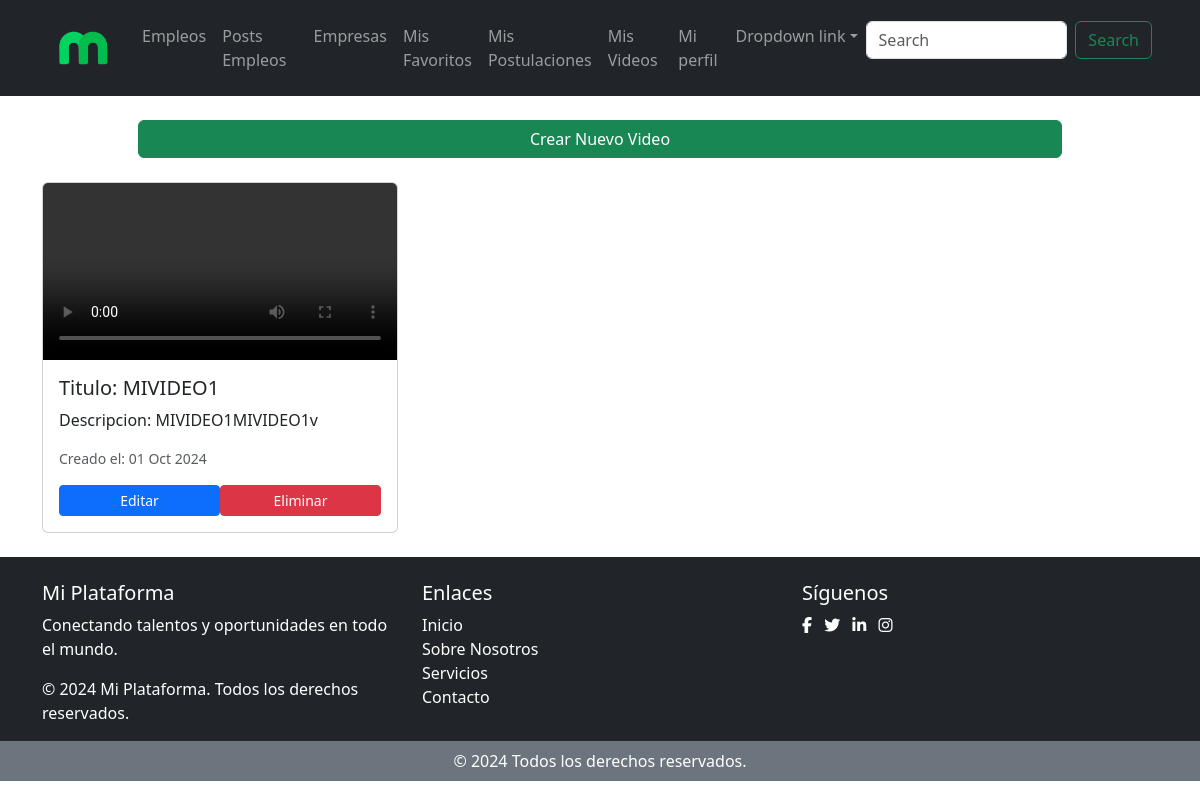
The page /mis-videos-posts (signed in) on the database its author committed.
### buscador_aspirante/models.py (models this page shows)
class Video_post(models.Model):
    aspirante = models.ForeignKey(Aspirante, on_delete=models.CASCADE)
    titulo = models.CharField(max_length=255)
    descripcion = models.TextField()
    fecha_creacion = models.DateTimeField(default=timezone.now)
    video_post = models.FileField(upload_to='videos_post_aspirante/')
    palabras_clave = models.TextField()

### buscador_aspirante/views.py (the view)
# urls.py: path('mis-videos-posts', views.mis_videos_posts, name='mis_videos_posts'),
def mis_videos_posts(request):
    aspirante = Aspirante.objects.get(usuario=request.user)
    videos = Video_post.objects.filter(aspirante=aspirante)
    return render(request, 'mis_videos_posts.html', {'videos': videos})

### buscador_aspirante/templates/mis_videos_posts.html (shortened to what this page needs)
{% extends 'base_aspirante.html' %} {% load static %}
{% load static %}
{% block content %}
    <div class="container mt-4">
        <div class="row mx-5 px-5 mb-4">
            <a href="{% url 'crear_video_post' %}" class="btn btn-success">Crear Nuevo Video</a>
        </div>
        <div class="row">
            {% for video in videos %}
                <div class="col-md-4 mb-4">
                    <div class="card">
                        <video class="card-img-top" controls>
                            <source src="{{ video.video_post.url }}" type="video/mp4">
                        </video>
                        <div class="card-body">
                            <h5 class="card-title">Titulo: {{ video.titulo }}</h5>
                            <p class="card-text">Descripcion: {{ video.descripcion }}</p>
                            <p class="card-text"><small class="text-muted">Creado el: {{ video.fecha_creacion|date:"d M Y" }}</small></p>
                            <div class="d-flex">
                                <a href="{% url 'editar_video' video.id %}" class="btn btn-primary btn-sm w-50 m-0">Editar</a>
                                <form action="{% url 'eliminar_video' video.id %}" method="post" class="w-50 m-0">
                                    <button type="submit" class="btn btn-danger btn-sm w-100 m-0" onclick="return confirm('¿Estás seguro de que deseas eliminar este video?');">Eliminar</button>
                                </form>
                            </div>
                        </div>
                    </div>
                </div>
            {% empty %}
                <p>No hay videos disponibles.</p>
            {% endfor %}
        </div>
    </div>
{% endblock %}

### redSocialMagneto/static/styles/global.css (style rules this page uses)
body { background-color: white; }
a { text-decoration: none; }

### rows shown on the page
Video_post: titulo "MIVIDEO1", descripcion "MIVIDEO1MIVIDEO1v", fecha_creacion "01 Oct 2024"
